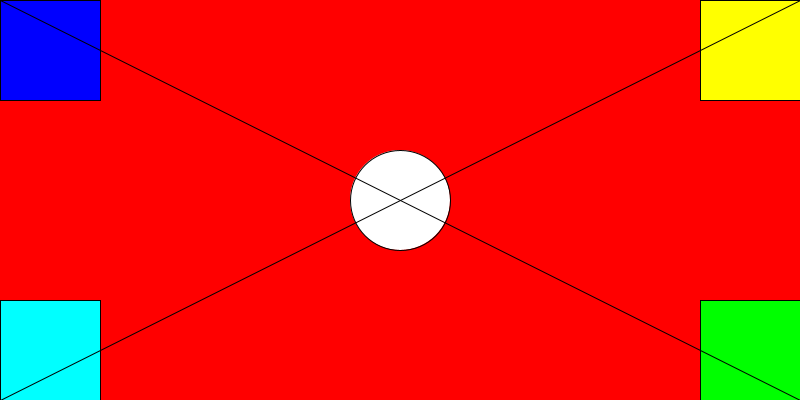
Frame 1 (no input)
Frame 60 (the mouse pressed at the canvas centre just before this capture): identical to frame 1, image omitted
Frame 120 (the mouse held since frame 60 and released just before this capture): identical to frame 1, image omitted

The Processing sketch that drew this single still picture (run headless with seeded random() and noise(); from frame 60 on, the mouse is pressed at the canvas centre):

// Processing sketch: posicionarFormasViaVariables
// ── posicionarFormasViaVariables.pde
float tamX;
float tamY;
void setup() {
  size(800, 400);
  tamX = 100;
  tamY = 100;
}

void draw() {
  background(255, 0, 0);

  fill(0, 0, 255); //azul
  rect(0, 0, tamX, tamY); //esquina sup-izq

  fill(255, 255, 0);
  rect(width-tamX, 0, tamX, tamY); //esquina sup-der

  fill(0, 255, 0);
  rect(width - tamX, height - tamY, tamX, tamY);//esquina inf-der

  fill(0, 255, 255);
  rect(0, height-tamY, tamX, tamY);//esquina inf-izq

  fill(255);
  ellipse(width/2, height/2, tamX, tamY);//centro

  line(0, 0, width, height);
  line(0, height, width, 0);
}
